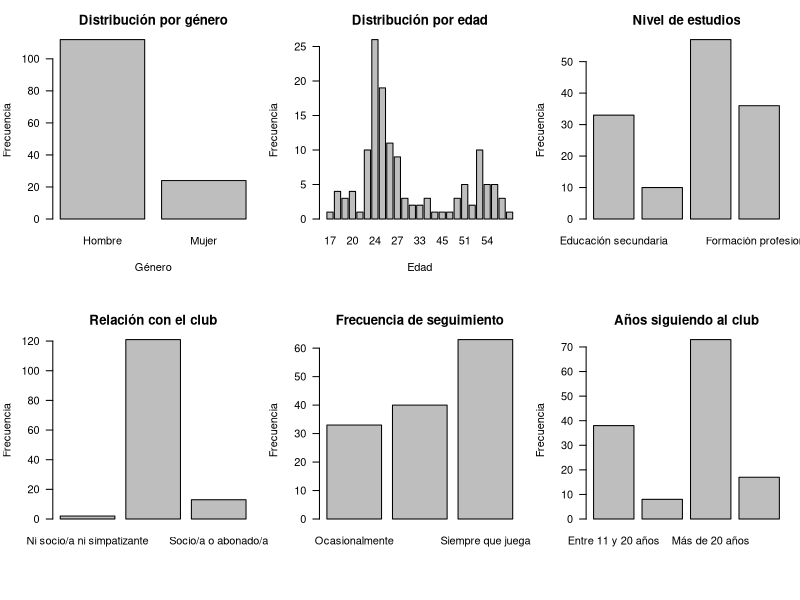
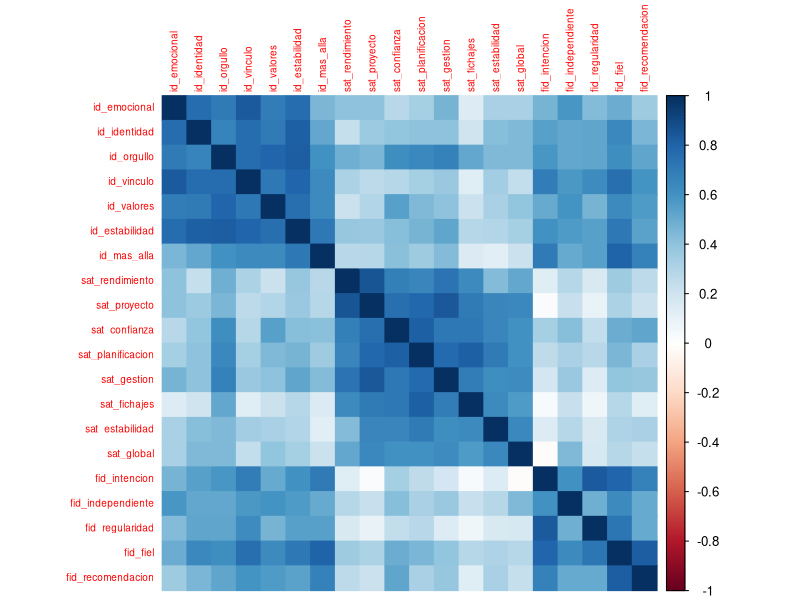
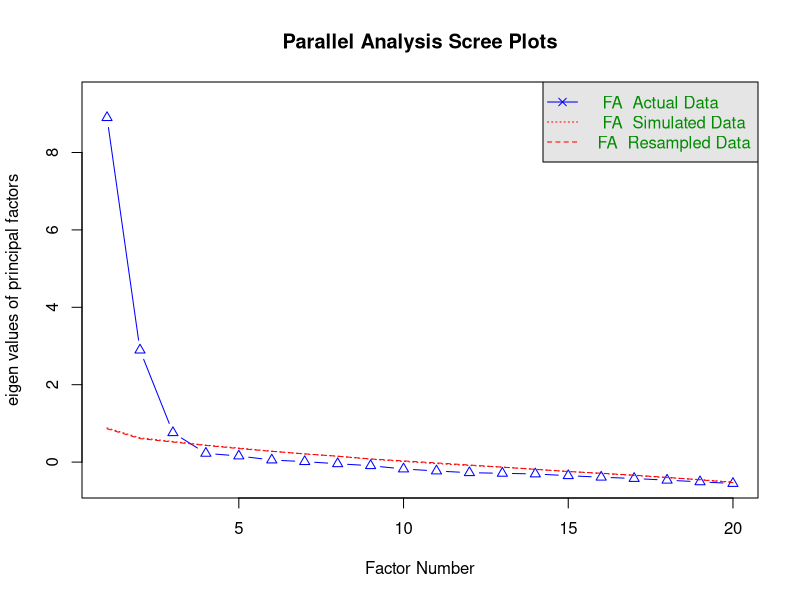

Write the R code that produced these figures, in order.
install.packages("psych")
install.packages("polycor")

library(psych)
library(polycor)
library(corrplot)


# 4.1 ANÁLISIS DESCRIPTIVO DE LA MUESTRA

# Cargar datos
datos <- read.csv("respuestas.csv", sep = ",", header = TRUE)

# Estructura del dataset
str(datos)

# Resumen general
summary(datos)

names(datos)


# Renombrar variables
names(datos) <- c(
  "timestamp",
  "edad",
  "genero",
  "estudios",
  "relacion_club",
  "frecuencia",
  "anios_siguiendo",
  "motivos",
  "id_emocional",
  "id_identidad",
  "id_orgullo",
  "id_vinculo",
  "id_valores",
  "id_estabilidad",
  "id_mas_alla",
  "sat_rendimiento",
  "sat_proyecto",
  "sat_confianza",
  "sat_planificacion",
  "sat_gestion",
  "sat_fichajes",
  "sat_estabilidad",
  "sat_global",
  "fid_intencion",
  "fid_independiente",
  "fid_regularidad",
  "fid_fiel",
  "fid_recomendacion",
  "observaciones"
)

# Eliminar columna timestamp
datos <- datos[ , -1]


# todos los barplots entrarán aquí

par(mfrow = c(2, 3),
    mar = c(6, 4, 3, 1))  # más espacio vertical



# Género + Gráfico

tabla_genero <- table(datos$genero)
prop_genero <- prop.table(tabla_genero)*100

tabla_genero
round(prop_genero, 2)

barplot(tabla_genero,
        main = "Distribución por género",
        ylab = "Frecuencia",
        xlab = "Género",
        las = 1)

# Edad + Gráfico

tabla_edad <- table(datos$edad)
prop_edad <- prop.table(tabla_edad)*100

tabla_edad
round(prop_edad, 2)

barplot(tabla_edad,
        main = "Distribución por edad",
        ylab = "Frecuencia",
        xlab = "Edad",
        las = 1)

# Nivel de estudios + Gráfico

tabla_estudios <- table(datos$estudios)
prop_estudios <- prop.table(tabla_estudios)*100

tabla_estudios
round(prop_estudios, 2)

barplot(tabla_estudios,
        main = "Nivel de estudios",
        ylab = "Frecuencia",
        las = 1)  # rota etiquetas (importante aquí)

# Relación con el club + Gráfico

tabla_relacion <- table(datos$relacion_club)
prop_relacion <- prop.table(tabla_relacion)*100

tabla_relacion
round(prop_relacion, 2)

barplot(tabla_relacion,
        main = "Relación con el club",
        ylab = "Frecuencia",
        las = 1,
        names.arg = ifelse(names(tabla_relacion) == "Ni socio/a ni simpatizante de ningún club",
                           "Ni socio/a ni simpatizante",
                           names(tabla_relacion)))

# Frecuencia de seguimiento + Gráfico

tabla_frecuencia <- table(datos$frecuencia)
prop_frecuencia <- prop.table(tabla_frecuencia)*100

tabla_frecuencia
round(prop_frecuencia, 2)

barplot(tabla_frecuencia,
        main = "Frecuencia de seguimiento",
        ylab = "Frecuencia",
        las = 1)


# Años siguiendo + Gráfico

tabla_anios <- table(datos$anios_siguiendo)
prop_anios <- prop.table(tabla_anios) * 100

tabla_anios
round(prop_anios, 2)

barplot(tabla_anios,
        main = "Años siguiendo al club",
        ylab = "Frecuencia",
        las = 1)

# Resetear ventana gráfica

dev.off()



# 4.2 ANÁLISIS DESCRIPTIVO DE LAS VARIABLES

# Hay que pasar previamente las variables a numéricas

datos[,8:28] <- lapply(datos[,8:28], as.numeric)

# MEDIA

colMeans(datos[,8:28], na.rm = TRUE)

# DESVIACIÓN TÍPICA

apply(datos[,8:28], 2, sd, na.rm = TRUE)

# MEDIANA

apply(datos[,8:28], 2, median, na.rm = TRUE)

# PORCENTAJES DE RESPUESTA EN CADA ÍTEM

tabla_likert <- lapply(datos[,8:28], function(x) {
  round(prop.table(table(x)) * 100, 2)
})

tabla_likert





# 4.3 MATRIZ DE CORRELACIONES POLICÓRICAS

# Vamos a usar solo los datos de las preguntas de escala Likert
datos_likert <- datos[,8:27]

# Matriz de correlaciones policóricas
cor_poly <- polychoric(datos_likert)

# Valores de la matriz
cor_poly$rho

# Visualizar matriz gráficamente
corrplot(cor_poly$rho, method="color", tl.cex=0.6)





# 4.4 ANÁLISIS FACTORIAL EXPLORATORIO

KMO(datos[,8:27])

cortest.bartlett(datos[,8:27])

fa.parallel(datos[,8:27], fa="fa")

fa_result <- fa(datos[,8:27], nfactors=3, rotate="oblimin")
print(fa_result$loadings, cutoff=0.3)
